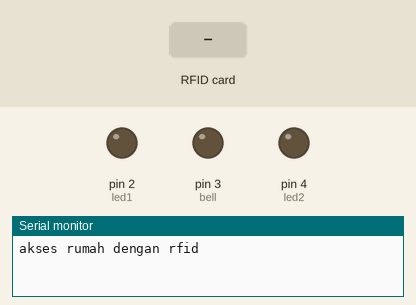
The sketch below on a simulated Arduino Uno, built with avr-gcc and run on an emulated ATmega328P. On the bench: output pins drawn as LEDs (lit = HIGH), the last lines printed to the serial monitor. Inputs (shaded band) come from the test bench. Pins used as bus, display or sensor lines are not drawn.

Above: at 1.2 s.
1.3 s: RFID card F3 A9 58 3E held to the reader
At 2.0 s:
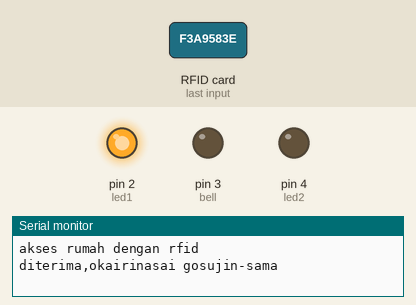
At 4.1 s:
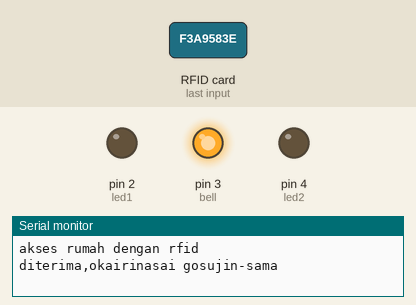
4.3 s: RFID card 5E 7A 19 C4 held to the reader
Timing chart, 0 to 10.8 s (numbered marks = the images above; inputs shaded):
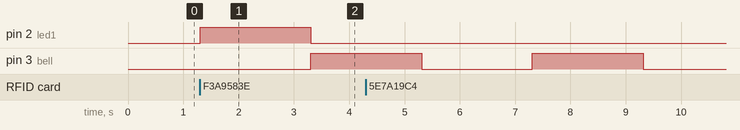

Measured:
- after the input at 1.3 s, pin 2 (led1): LOW → HIGH at once, → LOW 2.0 s later; pin 3 (bell): LOW → HIGH after 2.0 s

The sketch:

pembacaan_data_rfid.ino
```cpp
#include <SPI.h>
#include <MFRC522.h>

#define RST_PIN  9
#define SS_PIN   10           // PIN SD DAN NSS
String idtag = "" ;
String validUID =  "f3a9583e";
const int led1 = 2;
const int led2 = 4;
const int bell = 3;
MFRC522 mfrc522(SS_PIN, RST_PIN);   // Pembuatan objek pustaka rfid

void setup() {
  // put your setup code here, to run once:
Serial.begin(9600);
SPI.begin();
mfrc522.PCD_Init();
Serial.println("akses rumah dengan rfid");
}

void loop() {
// put your main code here, to run repeatedly:
pinMode(led1,OUTPUT);
pinMode(led2,OUTPUT);
pinMode(bell,OUTPUT);
//periksa tag rfid
  if ( ! mfrc522.PICC_IsNewCardPresent()) {
    return;
  }
  // Select one of the cards
  if ( ! mfrc522.PICC_ReadCardSerial()) {
    return;
  }
 //peroleh identitas tag
idtag ="";
for (byte j = 0; j < mfrc522.uid.size; j++) {
  char teksHeksa[3];
  sprintf(teksHeksa,"%02x",mfrc522.uid.uidByte[j]);
  idtag = idtag + teksHeksa;
}
boolean ditemukan = false;
if (validUID == idtag){
  ditemukan = true;
}
if (ditemukan){
  Serial.println("diterima,okairinasai gosujin-sama");
  digitalWrite(led1,HIGH);
  delay(2000);
  digitalWrite(led1,LOW);
  digitalWrite(bell,HIGH);
  delay(2000);
  digitalWrite(bell,LOW);
}else{
  Serial.println("ditolak,gomenasi gosujin");
  digitalWrite(led1,LOW);
  delay(2000);
  digitalWrite(bell,HIGH);
  delay(2000);
  digitalWrite(bell,LOW);

}
//ubah status kartu active ke status halt
mfrc522.PICC_HaltA();
}
```
